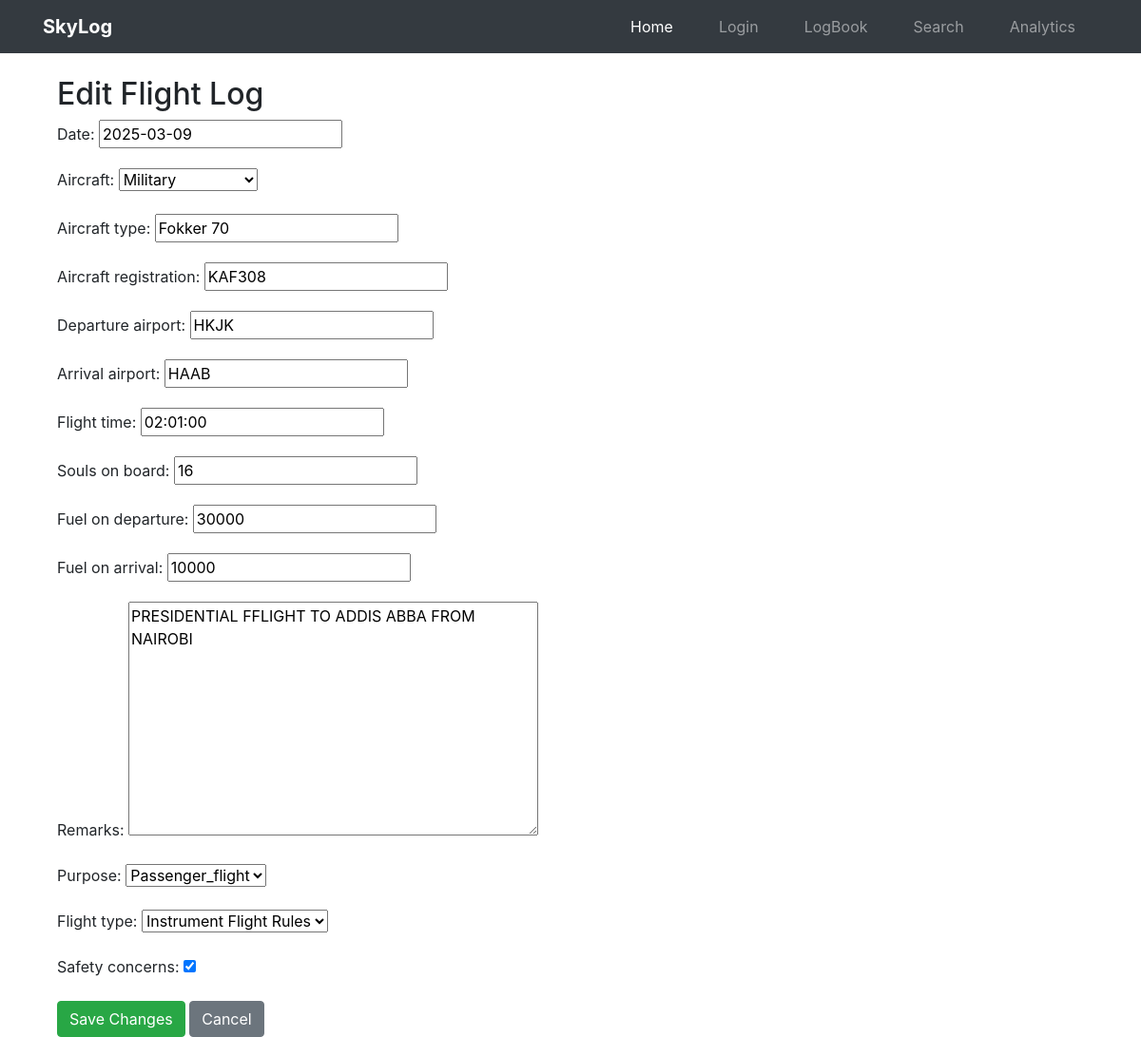
The app's page /logbook/logs/13/edit/ (signed in), older data.
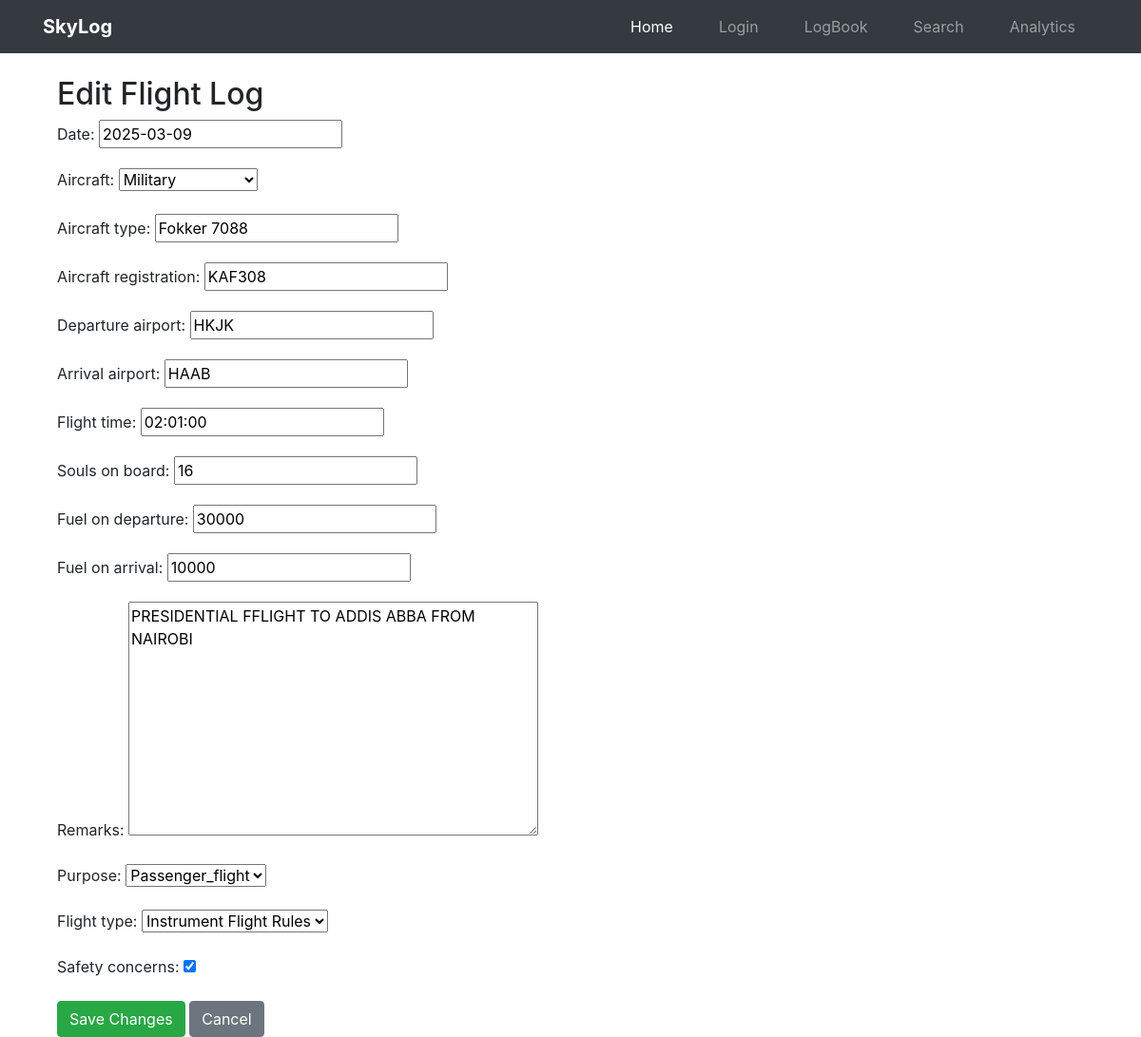
The same page, newer data.
### logs/models.py (models this page shows, shortened)
class Log(models.Model):
    user = models.ForeignKey(User, on_delete=models.CASCADE)
    date = models.DateField(default=now)
    AIRCRAFT=[("General Aviation","General Aviation"),("Commercial","Commercial"),("Military","Military")]
    aircraft = models.CharField(max_length=100,choices=AIRCRAFT)
    aircraft_type = models.CharField(max_length=100)
    aircraft_registration = models.CharField(max_length=100)
    departure_airport = models.CharField(max_length=4, validators=[icao_validator])
    arrival_airport = models.CharField(max_length=4, validators=[icao_validator])
    flight_time = models.DurationField()  # timedelta for hours & minutes
    souls_on_board = models.PositiveIntegerField(default=0)
    fuel_on_departure = models.PositiveIntegerField(default=0)
    fuel_on_arrival = models.PositiveIntegerField(default=0)
    remarks = models.TextField(blank=True, null=True)
    PURPOSE=[("Training","Training"),
             ("Recreational","Recreational"),
             ("Cargo_flight","Cargo_flight"),
             ("Passenger_flight","Passenger_flight")
             ]
    purpose = models.CharField(max_length=20,choices=PURPOSE)
    FLIGHT_TYPES = [("VFR", "Visual Flight Rules"), ("IFR", "Instrument Flight Rules")]
    flight_type = models.CharField(max_length=3, choices=FLIGHT_TYPES)
    flight_number = models.CharField(max_length=20, unique=True, default=uuid.uuid4)
    safety_concerns = models.BooleanField(default=False)

### logs/views.py (the view)
# urls.py: path('logs/<int:log_id>/edit/', views.edit_log, name='edit_log'),
@login_required
def edit_log(request, log_id):
    log = get_object_or_404(Log, id=log_id, user=request.user)  # Ensure user can only edit their own logs
    if request.method == "POST":
        log_form = LogForm(request.POST, instance=log)
        if log_form.is_valid():
            log_form.save()  # No need to manually assign user again
            return redirect('logs:logs_list')
    else:
        log_form = LogForm(instance=log)
    return render(request, 'logs/edit_log.html', {'log_form': log_form, 'log': log})

### logs/forms.py
class LogForm(forms.ModelForm):
    class Meta:
        model = Log
        fields = ['date', 'aircraft', 'aircraft_type', 'aircraft_registration',
                  'departure_airport', 'arrival_airport', 'flight_time',
                    'souls_on_board', 'fuel_on_departure', 'fuel_on_arrival',
                  'remarks', 'purpose', 'flight_type', 'safety_concerns']

### logs/templates/logs/edit_log.html (shortened to what this page needs)
{% extends "others/base.html" %}
{% block content %}
<div class="container mt-4">
    <h2>Edit Flight Log</h2>
    <form method="post">
        {{ log_form.as_p }}
        <button type="submit" class="btn btn-success">Save Changes</button>
        <a href="{% url 'logs:logs_list' %}" class="btn btn-secondary">Cancel</a>
    </form>
</div>
{% endblock %}

Row changes from the older to the newer data that the page shows:
changed Log "Military": aircraft_type "Fokker 70" → "Fokker 7088"
